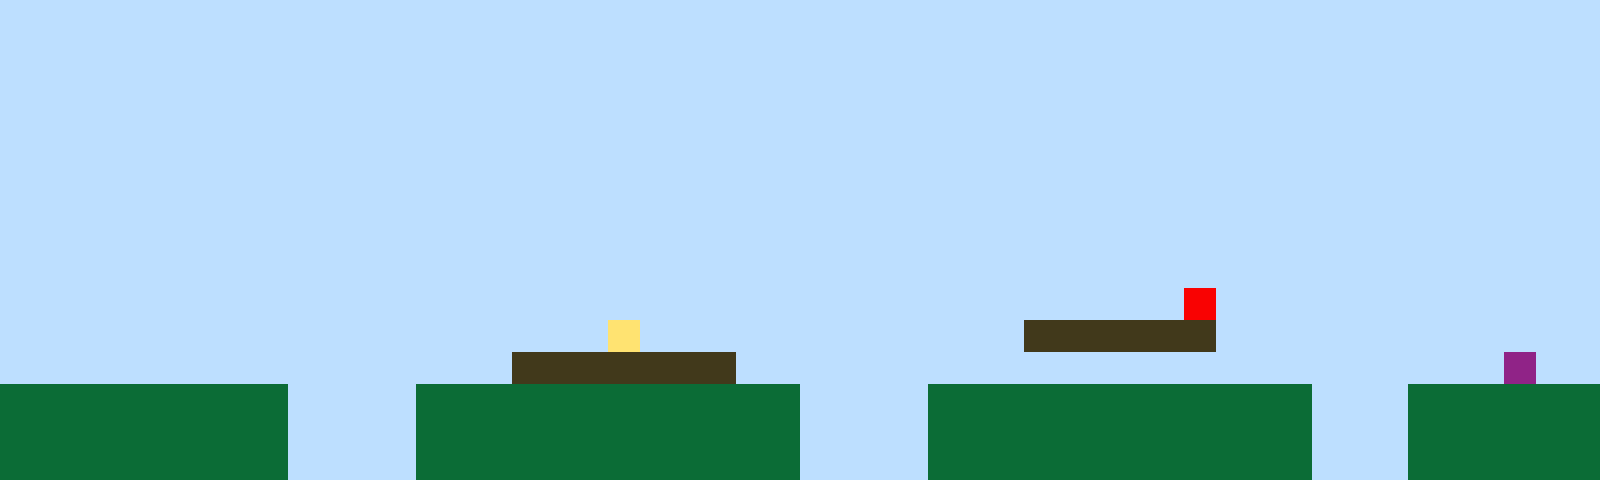

A 2D game scene composited from a Tiled map and its tileset images. What follows is a short description and the map's XML, with every tile layer's data as written:
An orthogonal 50x15 tile map with 32x32 px tiles, 1 tile layer (Tile Layer 1).

<map version="1.10" tiledversion="1.11.2" orientation="orthogonal" renderorder="right-up" width="50" height="15" tilewidth="32" tileheight="32" infinite="0" nextlayerid="2" nextobjectid="1"><editorsettings><export target="map1.csv" format="csv" /></editorsettings><tileset firstgid="1" name="sprites" tilewidth="32" tileheight="32" tilecount="6" columns="3"><image source="sprites.png" width="96" height="64" /></tileset><layer id="1" name="Tile Layer 1" width="50" height="15"><data encoding="csv">1,1,1,1,1,1,1,1,1,1,1,1,1,1,1,1,1,1,1,1,1,1,1,1,1,1,1,1,1,1,1,1,1,1,1,1,1,1,1,1,1,1,1,1,1,1,1,1,1,1,1,1,1,1,1,1,1,1,1,1,1,1,1,1,1,1,1,1,1,1,1,1,1,1,1,1,1,1,1,1,1,1,1,1,1,1,1,1,1,1,1,1,1,1,1,1,1,1,1,1,1,1,1,1,1,1,1,1,1,1,1,1,1,1,1,1,1,1,1,1,1,1,1,1,1,1,1,1,1,1,1,1,1,1,1,1,1,1,1,1,1,1,1,1,1,1,1,1,1,1,1,1,1,1,1,1,1,1,1,1,1,1,1,1,1,1,1,1,1,1,1,1,1,1,1,1,1,1,1,1,1,1,1,1,1,1,1,1,1,1,1,1,1,1,1,1,1,1,1,1,1,1,1,1,1,1,1,1,1,1,1,1,1,1,1,1,1,1,1,1,1,1,1,1,1,1,1,1,1,1,1,1,1,1,1,1,1,1,1,1,1,1,1,1,1,1,1,1,1,1,1,1,1,1,1,1,1,1,1,1,1,1,1,1,1,1,1,1,1,1,1,1,1,1,1,1,1,1,1,1,1,1,1,1,1,1,1,1,1,1,1,1,1,1,1,1,1,1,1,1,1,1,1,1,1,1,1,1,1,1,1,1,1,1,1,1,1,1,1,1,1,1,1,1,1,1,1,1,1,1,1,1,1,1,1,1,1,1,1,1,1,1,1,1,1,1,1,1,1,1,1,1,1,1,1,1,1,1,1,1,1,1,1,1,1,1,1,1,1,1,1,1,1,1,1,1,1,1,1,1,1,1,1,1,1,1,1,1,1,1,1,1,1,1,1,1,1,1,1,1,1,1,1,1,1,1,1,1,1,1,1,1,1,1,1,1,1,1,1,1,1,1,1,1,1,1,1,1,1,1,1,1,1,1,1,1,1,1,1,1,1,1,1,1,1,1,1,1,1,1,1,1,1,1,1,1,1,1,1,1,1,1,1,1,1,1,1,1,1,1,1,1,1,1,1,1,1,1,1,1,1,1,1,1,1,1,1,5,1,1,1,1,1,1,1,1,1,1,1,1,1,1,1,1,1,1,1,1,1,1,1,1,1,1,1,1,1,1,1,4,1,1,1,1,1,1,1,1,1,1,1,1,3,3,3,3,3,3,1,1,1,1,1,1,1,1,1,1,1,1,1,1,1,1,1,1,1,1,1,1,1,1,1,1,1,1,3,3,3,3,3,3,3,1,1,1,1,1,1,1,1,1,1,1,1,1,1,1,1,1,1,1,1,1,1,1,1,6,1,1,2,2,2,2,2,2,2,2,2,1,1,1,1,2,2,2,2,2,2,2,2,2,2,2,2,1,1,1,1,2,2,2,2,2,2,2,2,2,2,2,2,1,1,1,2,2,2,2,2,2,2,2,2,2,2,2,2,2,2,1,1,1,1,2,2,2,2,2,2,2,2,2,2,2,2,1,1,1,1,2,2,2,2,2,2,2,2,2,2,2,2,1,1,1,2,2,2,2,2,2,2,2,2,2,2,2,2,2,2,1,1,1,1,2,2,2,2,2,2,2,2,2,2,2,2,1,1,1,1,2,2,2,2,2,2,2,2,2,2,2,2,1,1,1,2,2,2,2,2,2</data></layer></map>
